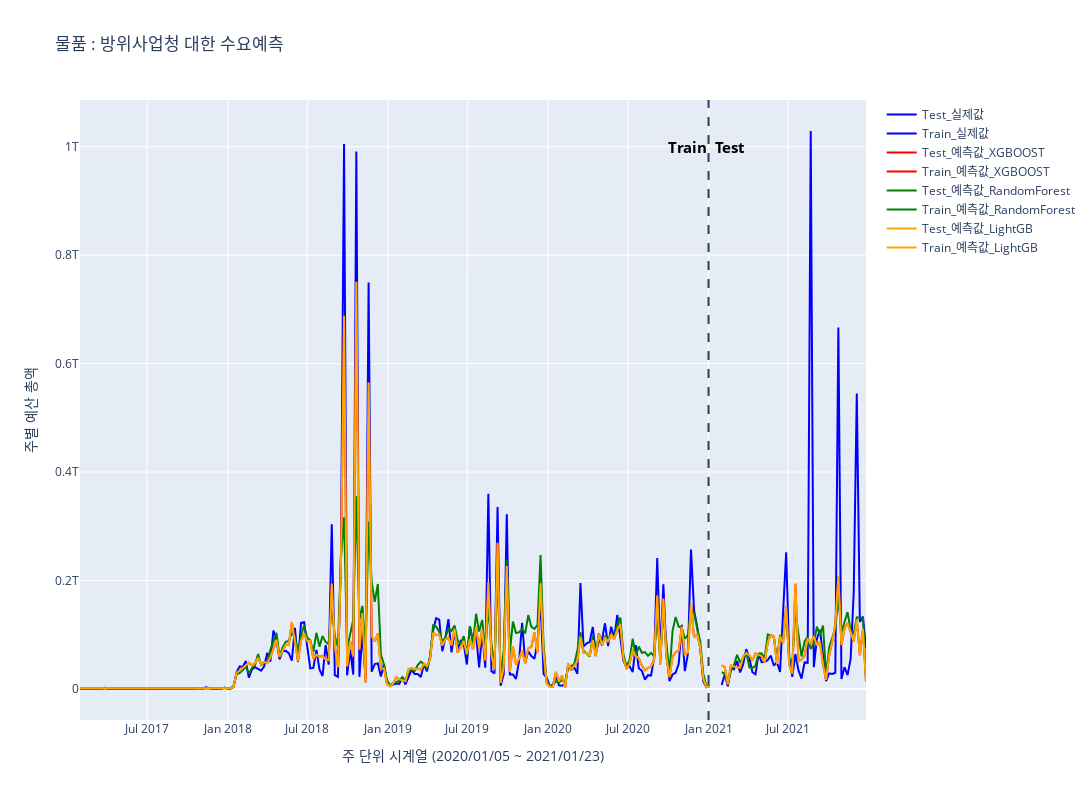

Write notebook code for a chart like this one.
### Code cell
# Total
fig = go.Figure()

fig.add_trace(go.Scatter(x = df2.index, y = df2[df2_1.columns[0]],name = 'Test_실제값',marker_color = 'blue'))
fig.add_trace(go.Scatter(x = df2_1.index, y = df2_1[df2_1.columns[0]],name = 'Train_실제값',marker_color = 'blue'))
fig.add_trace(go.Scatter(x = df1.index, y = df1[0], name = 'Test_예측값_XGBOOST',marker_color = 'red'))#,mode='lines+markers'

fig.add_trace(go.Scatter(x = df1_1.index, y = df1_1[0], name = 'Train_예측값_XGBOOST',marker_color = 'red'))


fig.add_trace(go.Scatter(x = df3.index, y = df3[0], name = 'Test_예측값_RandomForest',marker_color = 'green'))

fig.add_trace(go.Scatter(x = df3_1.index, y = df3_1[0], name = 'Train_예측값_RandomForest',marker_color = 'green'))

fig.add_trace(go.Scatter(x = df4.index, y = df4[0], name = 'Test_예측값_LightGB',marker_color = 'orange'))

fig.add_trace(go.Scatter(x = df4_1.index, y = df4_1[0], name = 'Train_예측값_LightGB',marker_color = 'orange'))


fig.add_vline(x = '2021-01-01',line_dash="dash")
fig.add_annotation(
            x="2021-02-20",
            y=10**12,
            text="<b>Test</b>",
            showarrow=False,
            font=dict(
                size=15,
                color = 'black'
                ),
            align="center",
            ax=40,
            ay=-30,

)
fig.add_annotation(
            x="2020-11-15",
            y=10**12,
            text="<b>Train</b>",
            showarrow=False,
            font=dict(
                size=15,
                color = 'black'
                ),
            align="center",
            ax=40,
            ay=-30,

)

fig.update_layout(
    autosize=False,
    width=1600,
    height=800,
    title= '물품 : 방위사업청 대한 수요예측 '
    )

fig.update_xaxes(title = '주 단위 시계열 (2020/01/05 ~ 2021/01/23)')
fig.update_yaxes(title = '주별 예산 총액')

fig.write_html("주별.html")
fig.show()
